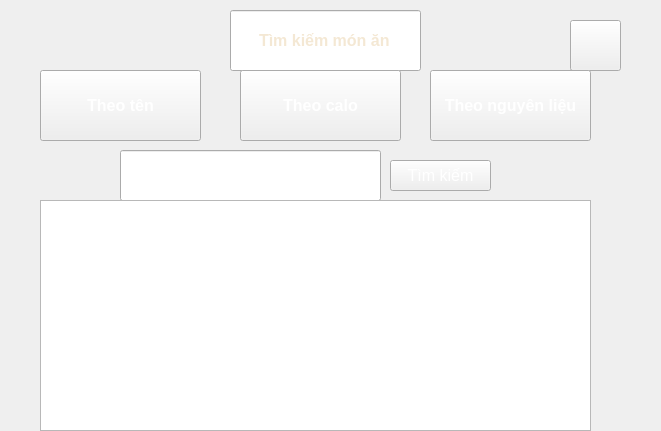
<?xml version="1.0" encoding="UTF-8"?>
<ui version="4.0">
 <class>MainWindow</class>
 <widget class="QMainWindow" name="MainWindow">
  <property name="geometry">
   <rect>
    <x>0</x>
    <y>0</y>
    <width>661</width>
    <height>431</height>
   </rect>
  </property>
  <property name="windowTitle">
   <string>MainWindow</string>
  </property>
  <property name="styleSheet">
   <string notr="true"/>
  </property>
  <widget class="QWidget" name="centralwidget">
   <property name="styleSheet">
    <string notr="true">#centralwidget{ border-image: url(:/Background.png); }</string>
   </property>
   <widget class="QLineEdit" name="tieudetrang6">
    <property name="geometry">
     <rect>
      <x>230</x>
      <y>10</y>
      <width>191</width>
      <height>61</height>
     </rect>
    </property>
    <property name="font">
     <font>
      <pointsize>12</pointsize>
      <weight>75</weight>
      <bold>true</bold>
     </font>
    </property>
    <property name="styleSheet">
     <string notr="true">border-image: url(:/tieudetrang6.png);
color: rgb(244, 232, 212);
</string>
    </property>
    <property name="text">
     <string>Tìm kiếm món ăn</string>
    </property>
    <property name="cursorPosition">
     <number>15</number>
    </property>
    <property name="alignment">
     <set>Qt::AlignCenter</set>
    </property>
   </widget>
   <widget class="QPushButton" name="button1trang6">
    <property name="geometry">
     <rect>
      <x>40</x>
      <y>70</y>
      <width>161</width>
      <height>71</height>
     </rect>
    </property>
    <property name="font">
     <font>
      <pointsize>12</pointsize>
      <weight>75</weight>
      <bold>true</bold>
     </font>
    </property>
    <property name="styleSheet">
     <string notr="true">color: white;
border-image: url(:/button1trang6.png);</string>
    </property>
    <property name="text">
     <string>Theo tên</string>
    </property>
   </widget>
   <widget class="QPushButton" name="button2trang6">
    <property name="geometry">
     <rect>
      <x>240</x>
      <y>70</y>
      <width>161</width>
      <height>71</height>
     </rect>
    </property>
    <property name="font">
     <font>
      <pointsize>12</pointsize>
      <weight>75</weight>
      <bold>true</bold>
     </font>
    </property>
    <property name="styleSheet">
     <string notr="true">border-image: url(:/button2trang6.png);
color: rgb(255, 255, 255);</string>
    </property>
    <property name="text">
     <string>Theo calo</string>
    </property>
   </widget>
   <widget class="QPushButton" name="button3trang6">
    <property name="geometry">
     <rect>
      <x>430</x>
      <y>70</y>
      <width>161</width>
      <height>71</height>
     </rect>
    </property>
    <property name="font">
     <font>
      <pointsize>12</pointsize>
      <weight>75</weight>
      <bold>true</bold>
     </font>
    </property>
    <property name="styleSheet">
     <string notr="true">border-image: url(:/button3trang6.png);
color: rgb(255, 255, 255);</string>
    </property>
    <property name="text">
     <string>Theo nguyên liệu</string>
    </property>
   </widget>
   <widget class="QLineEdit" name="line1trang6">
    <property name="geometry">
     <rect>
      <x>120</x>
      <y>150</y>
      <width>261</width>
      <height>51</height>
     </rect>
    </property>
    <property name="font">
     <font>
      <pointsize>12</pointsize>
      <weight>75</weight>
      <bold>true</bold>
     </font>
    </property>
    <property name="styleSheet">
     <string notr="true">border-image: url(:/line1trang6.png);
color: rgb(255, 255, 255);</string>
    </property>
    <property name="text">
     <string>Nhập tên/calo/nguyên liệu</string>
    </property>
    <property name="alignment">
     <set>Qt::AlignCenter</set>
    </property>
   </widget>
   <widget class="QPushButton" name="button4trang6">
    <property name="geometry">
     <rect>
      <x>390</x>
      <y>160</y>
      <width>101</width>
      <height>31</height>
     </rect>
    </property>
    <property name="font">
     <font>
      <pointsize>12</pointsize>
     </font>
    </property>
    <property name="styleSheet">
     <string notr="true">border-image: url(:/button4trang6.png);
color: rgb(255, 255, 255);</string>
    </property>
    <property name="text">
     <string>Tìm kiếm</string>
    </property>
   </widget>
   <widget class="QPushButton" name="pushButton_6">
    <property name="geometry">
     <rect>
      <x>570</x>
      <y>20</y>
      <width>51</width>
      <height>51</height>
     </rect>
    </property>
    <property name="styleSheet">
     <string notr="true">border-image: url(:/button5trang6.png);</string>
    </property>
    <property name="text">
     <string/>
    </property>
   </widget>
   <widget class="QTextEdit" name="textEdit">
    <property name="geometry">
     <rect>
      <x>40</x>
      <y>200</y>
      <width>551</width>
      <height>231</height>
     </rect>
    </property>
    <property name="styleSheet">
     <string notr="true">border-image: url(:/timkiemtrang6.png);</string>
    </property>
   </widget>
   <zorder>pushButton_6</zorder>
   <zorder>tieudetrang6</zorder>
   <zorder>button1trang6</zorder>
   <zorder>button2trang6</zorder>
   <zorder>button3trang6</zorder>
   <zorder>line1trang6</zorder>
   <zorder>button4trang6</zorder>
   <zorder>textEdit</zorder>
  </widget>
 </widget>
 <resources>
  <include location="trang6.qrc"/>
 </resources>
 <connections/>
</ui>
